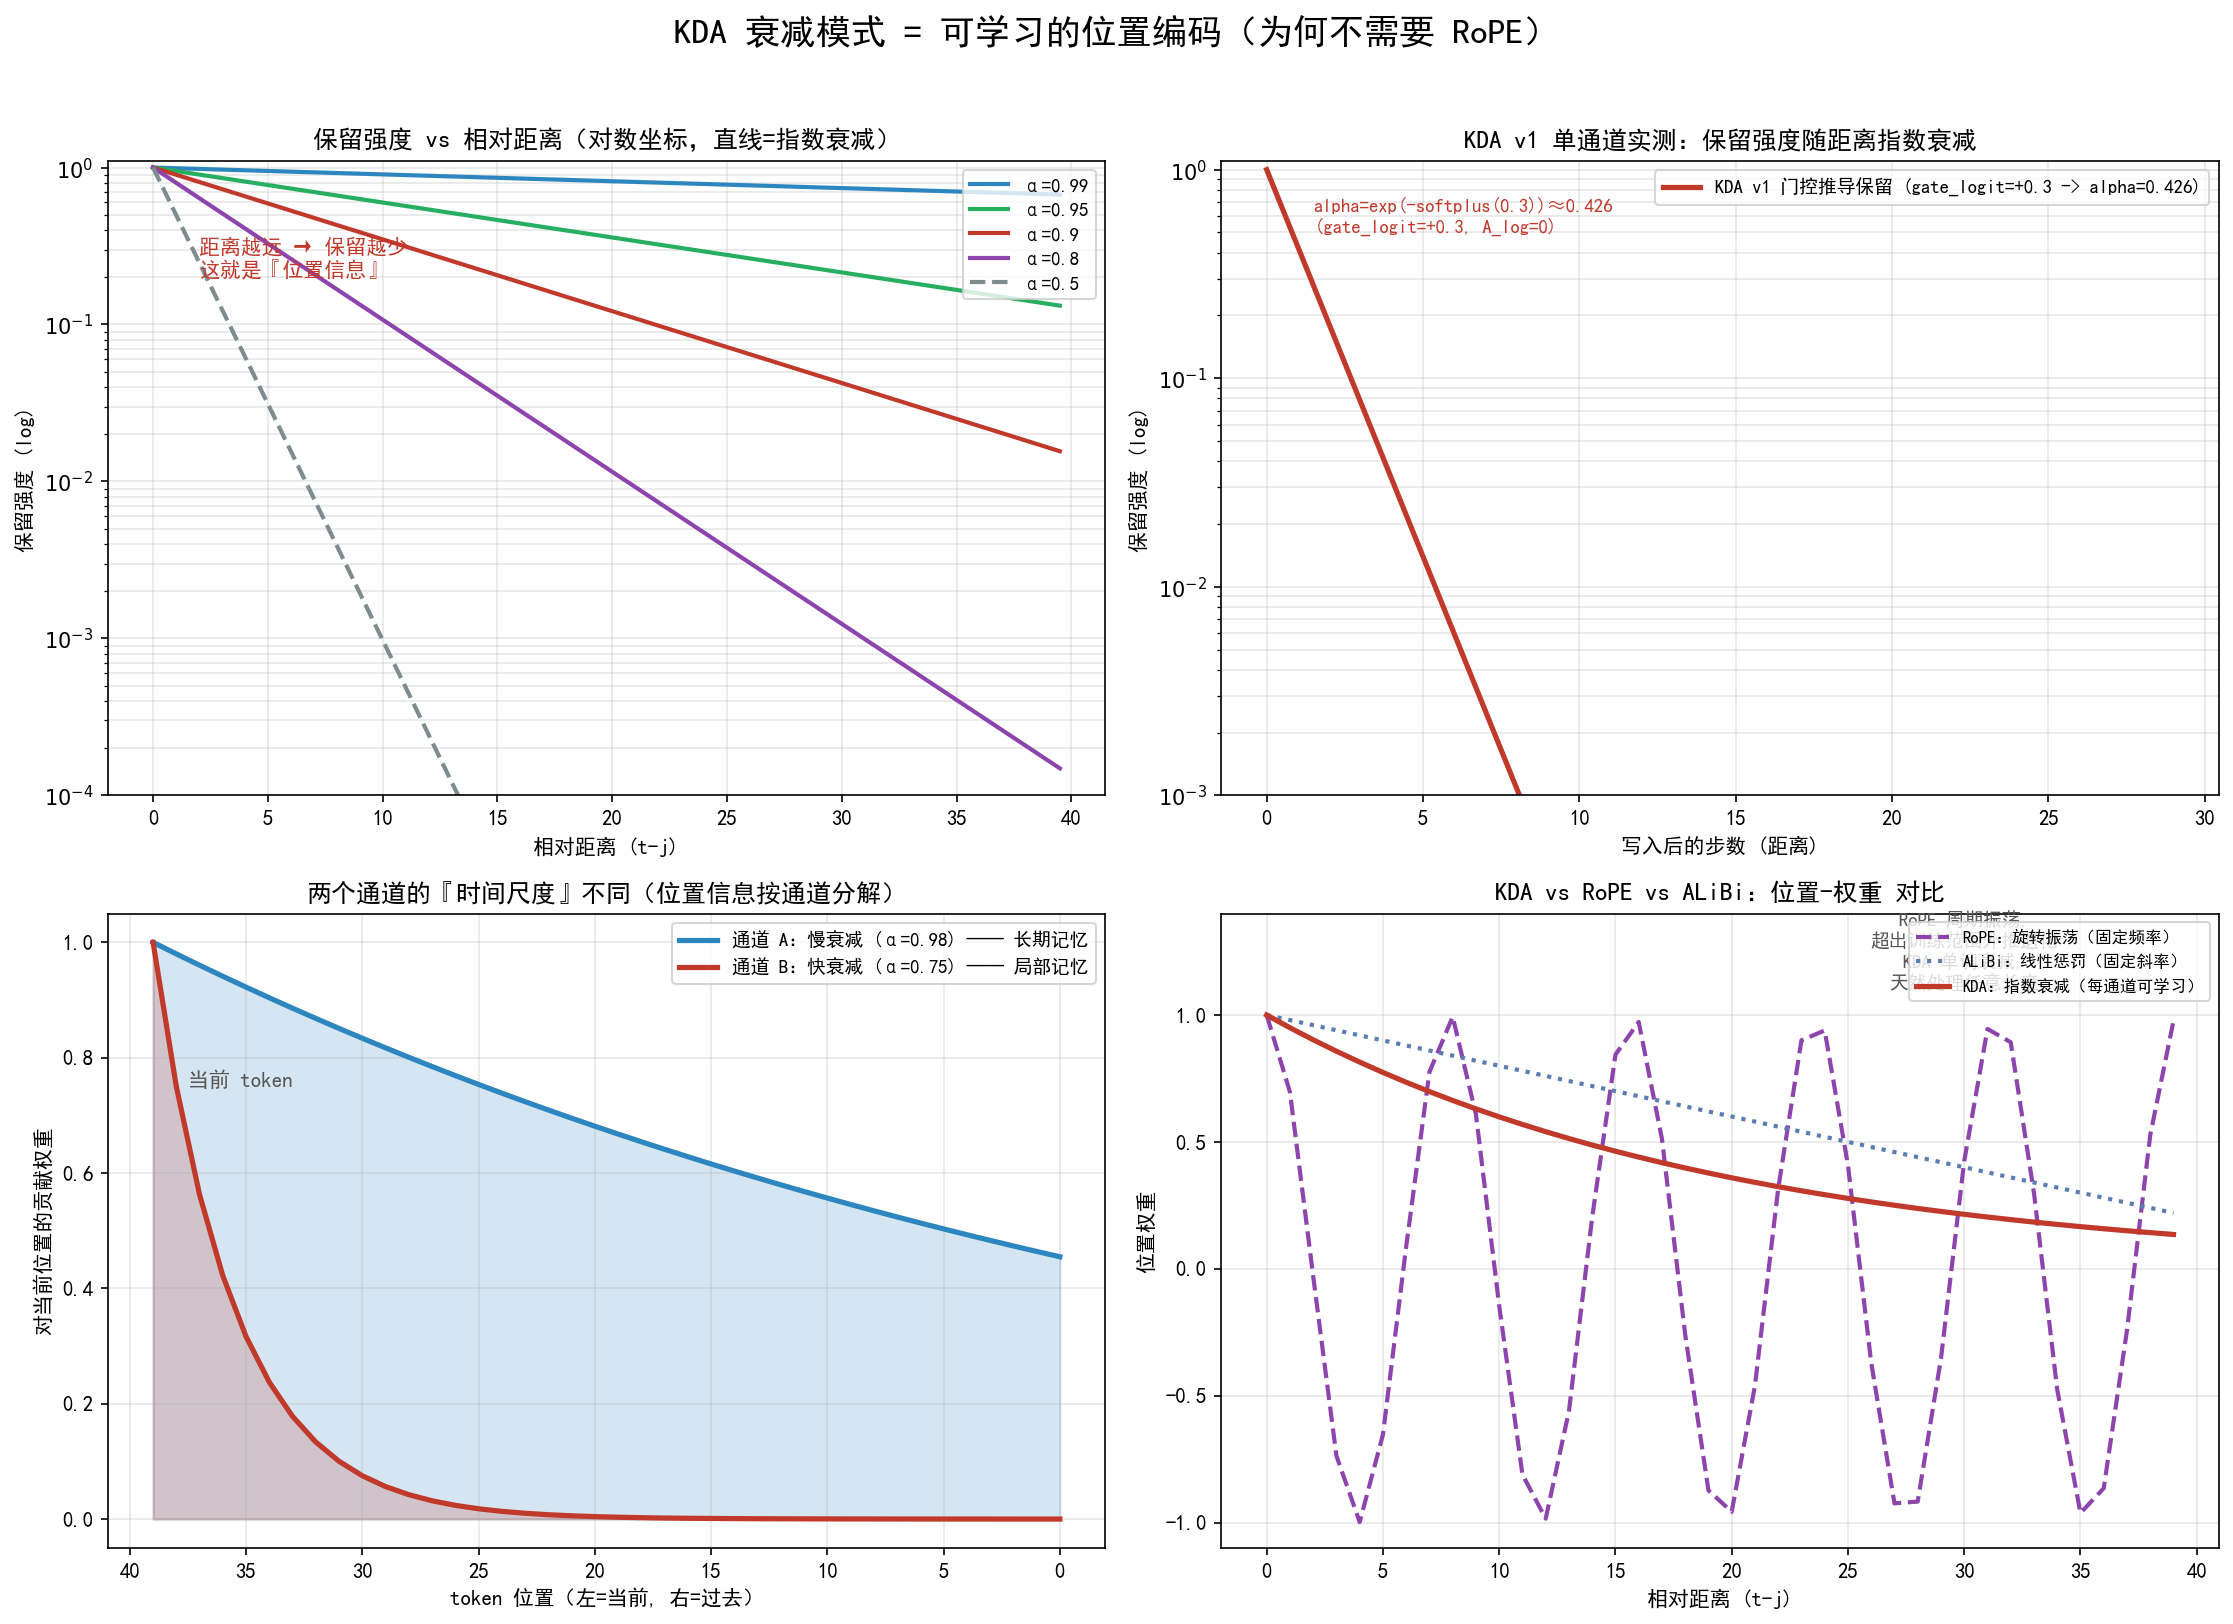

Recreate this plot in Python.
# -*- coding: utf-8 -*-
"""KDA 衰减模式如何编码位置信息（为何不需要 RoPE）。

核心思想：
    一个 token j 的信息写入状态后，经过 (t-j) 步，其保留强度是衰减因子连乘：
        weight(j→t) ≈ exp(-γ·(t-j))
    这就是相对距离 t-j 决定保留强度——与 RoPE、ALiBi 异曲同工，
    但衰减率 α_k 是每个通道独立可学习的。
"""
import numpy as np
import torch
import matplotlib.pyplot as plt
from matplotlib.ticker import FuncFormatter

from plot_utils import setup_cjk_font

setup_cjk_font()


def log_fmt(v, pos):
    """log 轴刻度：输出 mathtext 10^{e}。"""
    if v <= 0:
        return ""
    e = int(round(np.log10(v)))
    return r"$10^{%d}$" % e


def retention_curve(alpha, dist):
    """指数衰减保留强度: alpha^dist"""
    return np.power(np.array(alpha, dtype=float), np.array(dist, dtype=float))


def plot_position_decay_vs_rope() -> plt.Figure:
    """生成 KDA 衰减 vs RoPE vs ALiBi 的 2x2 对比图。返回 Figure。"""
    fig, axes = plt.subplots(2, 2, figsize=(15, 11))
    fig.suptitle("KDA 衰减模式 = 可学习的位置编码（为何不需要 RoPE）",
                 fontsize=17, fontweight="bold")

    dist = np.arange(0, 40, 0.5)

    # 左上: 不同 α 的指数衰减
    ax = axes[0, 0]
    for alpha, color, ls in [(0.99, "#2E86C1", "-"), (0.95, "#27AE60", "-"),
                             (0.9, "#C0392B", "-"), (0.8, "#8E44AD", "-"),
                             (0.5, "#7F8C8D", "--")]:
        ax.plot(dist, retention_curve(alpha, dist), color=color, lw=2, ls=ls,
                label=f"α={alpha}")
    ax.set_yscale("log")
    ax.yaxis.set_major_formatter(FuncFormatter(log_fmt))
    ax.set_title("保留强度 vs 相对距离（对数坐标，直线=指数衰减）", fontsize=12)
    ax.set_xlabel("相对距离 (t-j)")
    ax.set_ylabel("保留强度 (log)")
    ax.set_ylim(1e-4, 1.1)
    ax.legend(loc="upper right", fontsize=9)
    ax.grid(alpha=0.3, which="both")
    ax.text(2, 0.2, "距离越远 → 保留越少\n这就是『位置信息』",
            fontsize=10, color="#C0392B")

    # 左下: 两个通道不同时间尺度
    ax = axes[1, 0]
    T = 40
    alpha_slow, alpha_fast = 0.98, 0.75
    w_slow = retention_curve(alpha_slow, np.arange(T)[::-1])
    w_fast = retention_curve(alpha_fast, np.arange(T)[::-1])
    pos = np.arange(T)
    ax.fill_between(pos, w_slow, alpha=0.2, color="#2E86C1")
    ax.fill_between(pos, w_fast, alpha=0.2, color="#C0392B")
    ax.plot(pos, w_slow, color="#2E86C1", lw=2.5,
            label="通道 A：慢衰减 (α=0.98) —— 长期记忆")
    ax.plot(pos, w_fast, color="#C0392B", lw=2.5,
            label="通道 B：快衰减 (α=0.75) —— 局部记忆")
    ax.invert_xaxis()
    ax.set_title("两个通道的『时间尺度』不同（位置信息按通道分解）", fontsize=12)
    ax.set_xlabel("token 位置（左=当前, 右=过去）")
    ax.set_ylabel("对当前位置的贡献权重")
    ax.legend(loc="upper right", fontsize=9)
    ax.grid(alpha=0.3)
    ax.text(33, 0.75, "当前 token", fontsize=10, ha="right", color="#555")

    # 右上: KDA 门控推导的衰减
    ax = axes[0, 1]
    torch.manual_seed(0)
    z_fixed = 0.3
    alpha_fixed = float(
        torch.exp(-torch.nn.functional.softplus(torch.tensor(z_fixed))).item()
    )
    measured = retention_curve(alpha_fixed, np.arange(30))
    ax.plot(np.arange(30), measured, color="#C0392B", lw=2.5,
            label=f"KDA v1 门控推导保留 (gate_logit=+{z_fixed} -> alpha={alpha_fixed:.3f})")
    ax.set_yscale("log")
    ax.yaxis.set_major_formatter(FuncFormatter(log_fmt))
    ax.set_title("KDA v1 单通道实测：保留强度随距离指数衰减", fontsize=12)
    ax.set_xlabel("写入后的步数 (距离)")
    ax.set_ylabel("保留强度 (log)")
    ax.set_ylim(1e-3, 1.1)
    ax.grid(alpha=0.3, which="both")
    ax.legend(loc="upper right", fontsize=9)
    ax.text(1.5, 0.5, f"alpha=exp(-softplus(0.3))≈{alpha_fixed:.3f}\n(gate_logit=+0.3, A_log=0)",
            fontsize=9, color="#C0392B")

    # 右下: 三种位置编码对比
    ax = axes[1, 1]
    T4 = 40
    pos = np.arange(T4)
    theta = 0.8
    rope = np.cos(theta * pos)
    slope = -0.02
    alibi = np.maximum(np.ones(T4) + slope * pos, 0)
    kda = retention_curve(0.95, pos)
    ax.plot(pos, rope, color="#8E44AD", lw=2, ls="--",
            label="RoPE：旋转振荡（固定频率）")
    ax.plot(pos, alibi, color="#5B7DB1", lw=2, ls=":",
            label="ALiBi：线性惩罚（固定斜率）")
    ax.plot(pos, kda, color="#C0392B", lw=2.5,
            label="KDA：指数衰减（每通道可学习）")
    ax.set_title("KDA vs RoPE vs ALiBi：位置-权重 对比", fontsize=12)
    ax.set_xlabel("相对距离 (t-j)")
    ax.set_ylabel("位置权重")
    ax.set_ylim(-1.1, 1.4)
    ax.legend(loc="upper right", fontsize=8)
    ax.grid(alpha=0.3)
    ax.text(30, 1.1, "RoPE 周期振荡,\n超出训练范围外推退化\nKDA 单调衰减,\n天然处理任意长度",
            fontsize=9, ha="center", color="#555")

    fig.tight_layout(rect=(0, 0, 1, 0.96))
    return fig


if __name__ == "__main__":
    fig = plot_position_decay_vs_rope()
    out = "plot_position_decay.png"
    fig.savefig(out, dpi=150, bbox_inches="tight")
    plt.close(fig)
    print("saved:", out)
